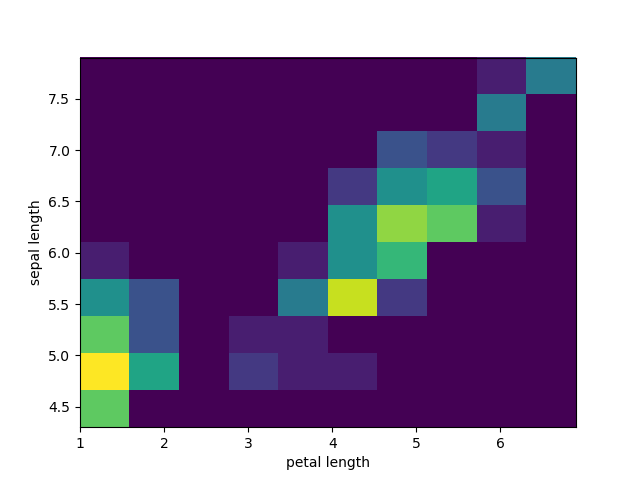

This chart was generated by the following Python code:
import matplotlib
import matplotlib.pyplot as plot
import p4data as d
    # sepal_length
plot.hist2d(d.petal_length,d.sepal_length)
plot.xlabel('petal length')
plot.ylabel('sepal length')
plot.show()
